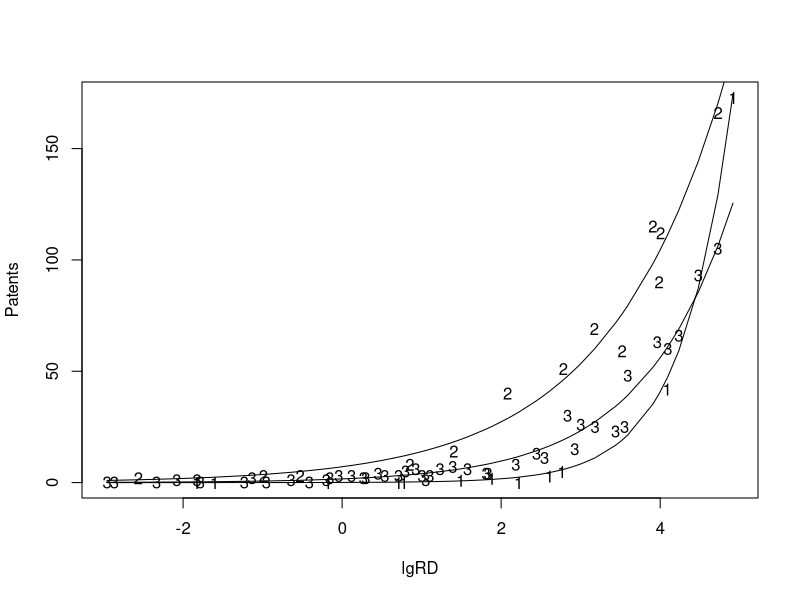

This chart was generated by the following R code:
library(flexmix)


### Name: patent
### Title: Patents and R&D Spending
### Aliases: patent
### Keywords: datasets

### ** Examples

data("patent", package = "flexmix")
patentMix <- initFlexmix(Patents ~ lgRD, k = 3,
                         model = FLXMRglm(family = "poisson"),
                         concomitant = FLXPmultinom(~RDS),
                         nrep = 5, data = patent)
plot(Patents ~ lgRD, data = patent,
     pch = as.character(clusters(patentMix)))
ordering <- order(patent$lgRD)
apply(fitted(patentMix), 2, function(y)
      lines(sort(patent$lgRD), y[ordering]))
